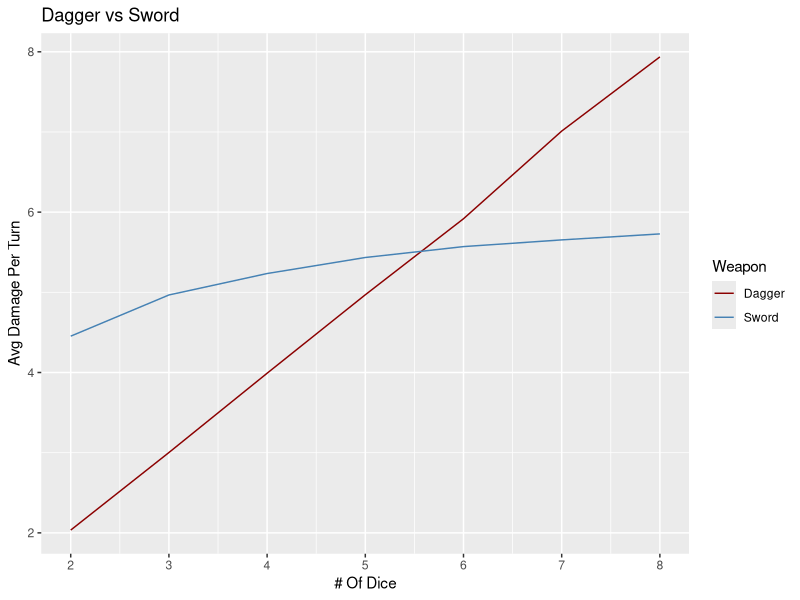
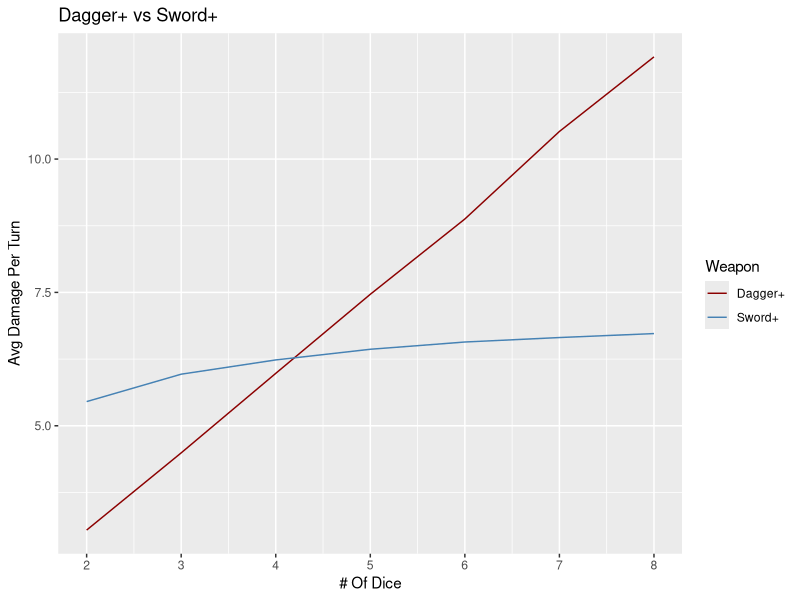
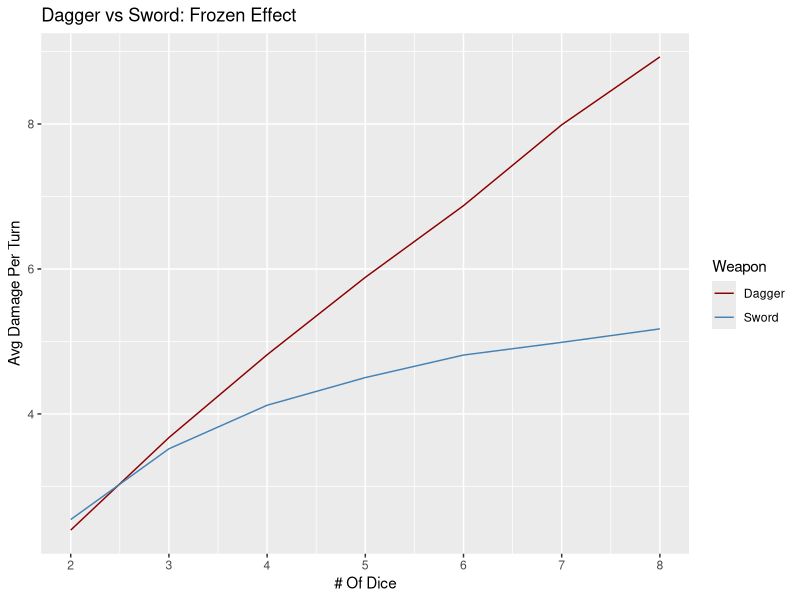

Source code (R) for these figures, in order:
## ---- chunk 1
library("ggplot2")
## ---- chunk 2
sword <- function(rolls){
  output = 0
  for(i in 1:ncol(rolls)){
    roll = rolls[,i]
    output = output + max(roll)
  }
  return(output)
}
## ---- chunk 3
dagger <- function(rolls){
  output = 0
  for(i in 1:ncol(rolls)){
    roll = rolls[,i]
    for(die in roll){
      if(die <= 3){
        output = output + die
      }
    }
  }
  return(output)
}
## ---- chunk 4
set.seed(2020)

sword_vec <- rep(0, 7)
dagger_vec <- rep(0, 7)

for(i in 2:8){
  rolls = as.matrix(replicate(10000, sample(1:6, size = i, replace = TRUE)))
  sword_vec[i - 1] <- sword(rolls)/10000
  dagger_vec[i - 1] <- dagger(rolls)/10000
}
## ---- chunk 5
raw_df <- as.data.frame(cbind(2:8, sword_vec, dagger_vec))

ggplot(raw_df, aes(x = V1)) + 
  geom_line(aes(y = dagger_vec, color = "darkred")) + 
  geom_line(aes(y = sword_vec, color = "steelblue")) +
  ggtitle("Dagger vs Sword") +
  labs(x = "# Of Dice", y = "Avg Damage Per Turn") +
  scale_x_continuous(breaks=seq(2,8,1)) + 
  scale_colour_manual(name = 'Weapon', values =c('darkred'='darkred','steelblue'='steelblue'), labels = c('Dagger','Sword'))
## ---- chunk 6
sword_plus <- function(rolls){
  output = 0
  for(i in 1:ncol(rolls)){
    roll = rolls[,i]
    output = output + max(roll) + 1
  }
  return(output)
}
## ---- chunk 7
dagger_plus <- function(rolls){
  output = 0
  for(i in 1:ncol(rolls)){
    roll = rolls[,i]
    for(die in roll){
      if(die <= 3){
        output = output + die + 1
      }
    }
  }
  return(output)
}
## ---- chunk 8
set.seed(2020)
for(i in 2:8){
  rolls = as.matrix(replicate(10000, sample(1:6, size = i, replace = TRUE)))
  sword_vec[i - 1] <- sword_plus(rolls)/10000
  dagger_vec[i - 1] <- dagger_plus(rolls)/10000
}
## ---- chunk 9
raw_df <- as.data.frame(cbind(2:8, sword_vec, dagger_vec))

ggplot(raw_df, aes(x = V1)) + 
  geom_line(aes(y = dagger_vec, color = "darkred")) + 
  geom_line(aes(y = sword_vec, color = "steelblue")) +
  ggtitle("Dagger+ vs Sword+") +
  labs(x = "# Of Dice", y = "Avg Damage Per Turn") +
  scale_x_continuous(breaks=seq(2,8,1)) + 
  scale_colour_manual(name = 'Weapon', values =c('darkred'='darkred','steelblue'='steelblue'), labels = c('Dagger+','Sword+'))
## ---- chunk 10
freeze <- function(rolls){
  for(i in 1:ncol(rolls)){
    roll = rolls[,i]
    max_index <- which.max(roll)
    rolls[max_index, i] <- 1
  }
  return(rolls)
}
## ---- chunk 11
set.seed(2020)
for(i in 2:8){
  rolls = as.matrix(replicate(10000, sample(1:6, size = i, replace = TRUE)))
  frozen_rolls <- freeze(rolls)
  sword_vec[i - 1] <- sword(frozen_rolls)/10000
  dagger_vec[i - 1] <- dagger(frozen_rolls)/10000
}
## ---- chunk 12
raw_df <- as.data.frame(cbind(2:8, sword_vec, dagger_vec))

ggplot(raw_df, aes(x = V1)) + 
  geom_line(aes(y = dagger_vec, color = "darkred")) + 
  geom_line(aes(y = sword_vec, color = "steelblue")) +
  ggtitle("Dagger vs Sword: Frozen Effect") +
  labs(x = "# Of Dice", y = "Avg Damage Per Turn") +
  scale_x_continuous(breaks=seq(2,8,1)) + 
  scale_colour_manual(name = 'Weapon', values =c('darkred'='darkred','steelblue'='steelblue'), labels = c('Dagger','Sword'))
